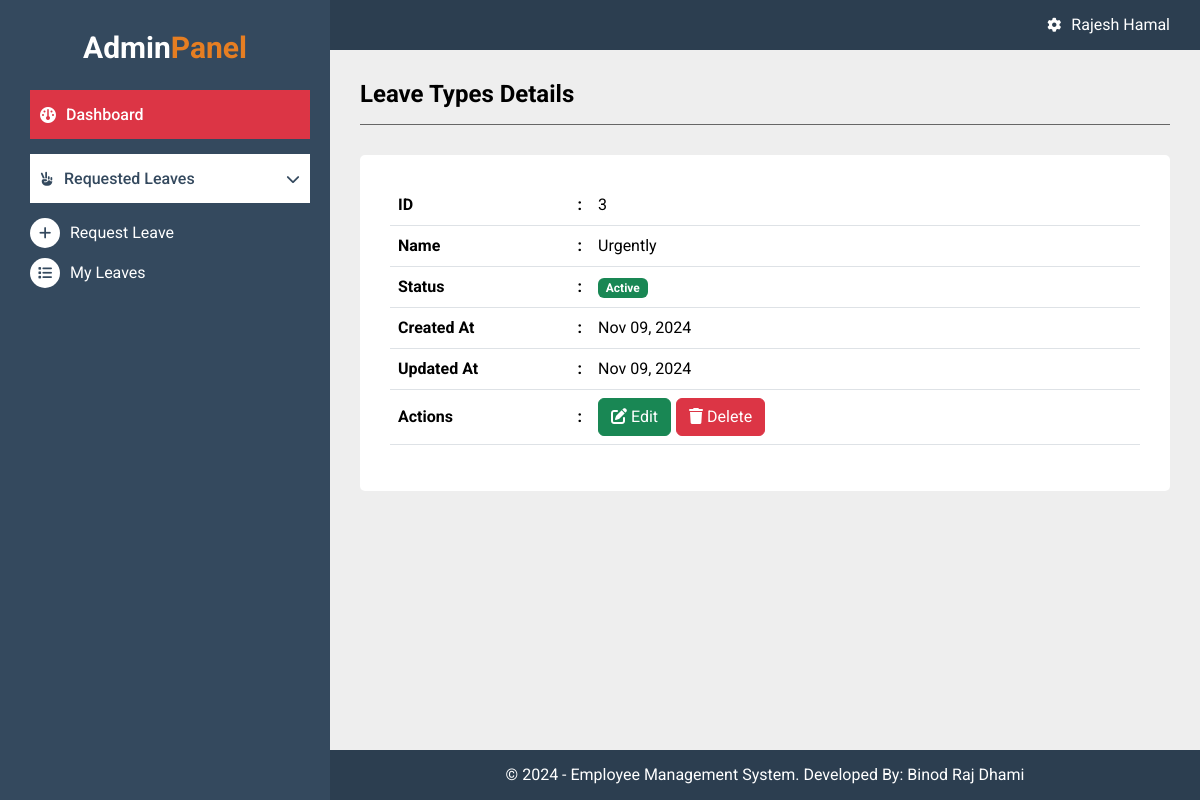
The app's page /admin/show_leave_types.php?id=3 (signed in), older data.
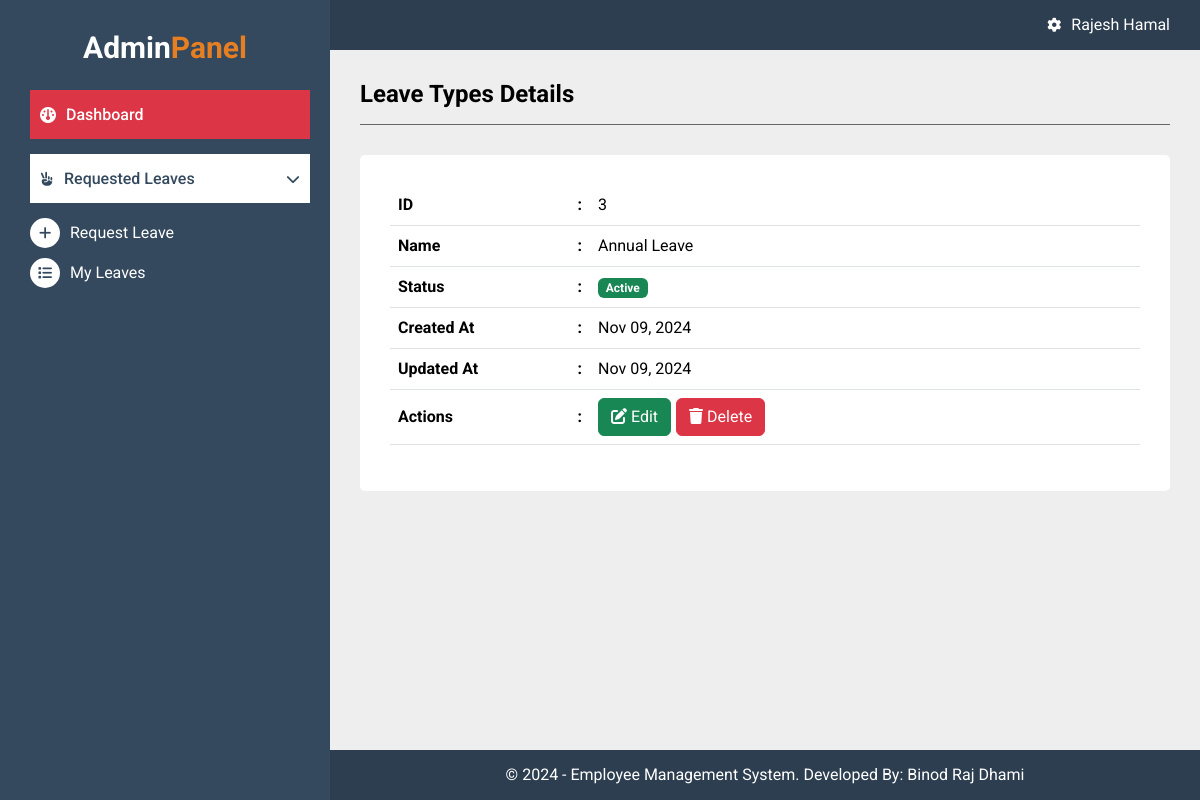
The same page, newer data.
### tables this page shows
CREATE TABLE `tbl_leave_types` (
  `id` int(11) NOT NULL,
  `name` varchar(50) NOT NULL,
  `status` tinyint(1) NOT NULL DEFAULT 1,
  `created_by` int(11) NOT NULL,
  `updated_by` int(11) DEFAULT NULL,
  `created_at` datetime NOT NULL DEFAULT current_timestamp(),
  `updated_at` datetime NOT NULL DEFAULT current_timestamp()
);

### admin/show_leave_types.php (the view)
<?php
include_once("includes/header.php");
include_once("includes/sidebar.php");
$get_id = $_GET['id'];
$fetch_query = "SELECT * FROM tbl_leave_types where id= $get_id";
$result = $connection->query($fetch_query);
if ($result->num_rows > 0) {
    $leave_types = $result->fetch_assoc();
} else {
    header("location: list_leave_types.php");
}
?>
<div class="admin-main">
    <div class="heading-panel">
        <h1>Leave Types Details</h1>
    </div>
    <div class="body-panel">
        <table class="table tableb-bordered">
            <thead>
                <thead>
                    <tr style="vertical-align: middle;">
                        <th style="width: 200px;">ID <span style="float: right;">:</span></th>
                        <td><?php echo $leave_types['id']; ?></td>
                    </tr>
                    <tr style="vertical-align: middle;">
                        <th style="width: 200px;">Name <span style="float: right;">:</span></th>
                        <td><?php echo $leave_types['name']; ?></td>
                    </tr>
                    <tr style="vertical-align: middle;">
                        <th style="width: 200px;">Status <span style="float: right;">:</span></th>
                        <td>
                            <?php if ($leave_types['status'] == 1) { ?>
                                <span class="badge bg-success">Active</span>
                            <?php } else { ?>
                                <span class="badge bg-danger">Dective</span>
                            <?php } ?>
                        </td>
                    </tr>
                    <tr style="vertical-align: middle;">
                        <th style="width: 200px;">Created At <span style="float: right;">:</span></th>
                        <td><?php echo date("M d, Y", strtotime($leave_types['created_at'])); ?></td>
                    </tr>
                    <tr style="vertical-align: middle;">
                        <th style="width: 200px;">Updated At <span style="float: right;">:</span></th>
                        <td><?php echo date("M d, Y", strtotime($leave_types['updated_at'])); ?></td>
                    </tr>
                    <tr style="vertical-align: middle;">
                        <th style="width: 200px;">Actions <span style="float: right;">:</span></th>
                        <td>
                            <div class="bnt-actions-link">
                                <a href="edit_leave_types.php?id=<?php echo $leave_types['id']; ?>" class="btn btn-success">
                                    <i class="fa-solid fa-pen-to-square"></i>
                                    <span>Edit</span>
                                </a>
                                <form action="delete_leave_types.php?id=<?php echo $leave_types['id']; ?>" method="POST">
                                    <button type="submit" class="btn btn-danger">
                                        <i class="fa-solid fa-trash"></i>
                                        <span>Delete</span>
                                    </button>
                                </form>
                        </td>
                    </tr>
                </thead>
        </table>
    </div>
</div>
<?php include_once("includes/footer.php"); ?>

Row changes from the older to the newer data that the page shows:
changed tbl_leave_types id 3: name "Urgently" → "Annual Leave"
